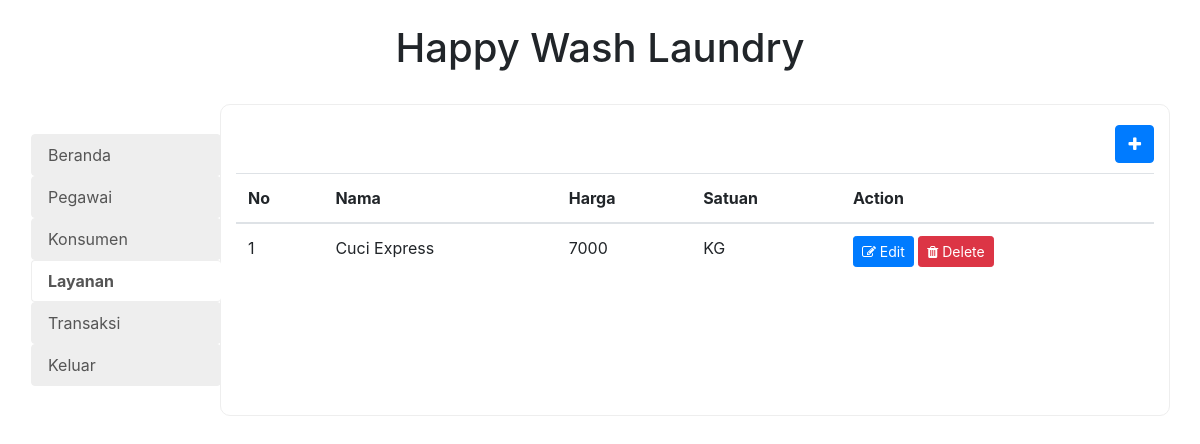
The page /layanan.php (signed in) on the database as committed earlier.
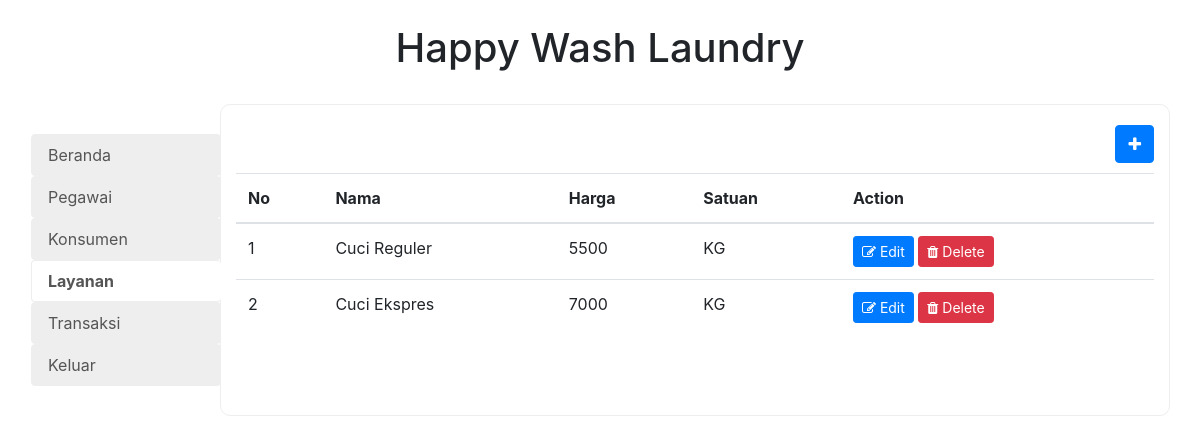
The same page on the database as committed later.
### tables this page shows
CREATE TABLE `layanan` (
  `id` int(11) NOT NULL,
  `nama` varchar(50) NOT NULL,
  `harga` int(11) NOT NULL,
  `satuan` varchar(10) NOT NULL
);

### lib/url.php (called while the page is built, shortened)
<?php
function currScript(){
    $scriptArr = explode("/",$_SERVER['SCRIPT_NAME']);
    return $scriptArr[count($scriptArr) - 1];
}
?>

### src/layanan.php (called while the page is built, shortened)
<?php
    $layanan = [];
    $layananQuery = $db->query("SELECT * FROM layanan ;");
    while($r = $layananQuery->fetch_object())
        $layanan[] = $r;
?>

### views/layanan.php (the view)
<?php
require_once "partials/header.php";
require_once "partials/navbar.php";
?>
<br />
<div class="container">
    <div class="row">
        <div class="col-2 col-lg-2 col-md-2 no-padding my-menu">
            <?php require_once "partials/menu.php";  ?>
        </div>
        <div class="col-10 col-lg-10 col-md-10 my-content">
            <div class="pull-right space-bottom">
                <a class="btn btn-primary" href="?action=add" role="button"><i class="fa fa-plus"></i></a>
            </div>
            <table class="table">
                <thead>
                    <tr>
                        <th>No</th>
                        <th>Nama</th>
                        <th>Harga</th>
                        <th>Satuan</th>
                        <th>Action</th>
                    </tr>
                </thead>
                <tbody>
                <?php $i = 1; foreach($layanan as $r): ?>
                    <tr>
                        <td scope="row"><?php echo $i++; ?></td>
                        <td><?php echo $r->nama; ?></td>
                        <td><?php echo $r->harga; ?></td>
                        <td><?php echo $r->satuan; ?></td>
                        <td>
                            <a class="btn btn-primary btn-sm" href="?id=<?php echo $r->id ?>&action=edit" role="button"><i class="fa fa-edit"></i> Edit</a>
                            <a class="btn btn-danger btn-sm" href="?id=<?php echo $r->id ?>&action=delete" role="button" onclick="return confirm('Yakin akan menghapus data ini?')"><i class="fa fa-trash"></i> Delete</a>
                        </td>
                    </tr>
                <?php endforeach ?>
                </tbody>
            </table>
        </div>
    </div>
</div>
<?php require_once "partials/footer.php"; ?>

### views/partials/menu.php
<?php
    $menus = [
        "index.php" => "Beranda",
        "pegawai.php" => "Pegawai",
        "konsumen.php" => "Konsumen",
        "layanan.php" => "Layanan",
        "transaksi.php" => "Transaksi",
        "logout.php" => "Keluar",
    ];
?>
<div class="nav flex-column nav-pills"role="tablist" aria-orientation="vertical">
    <?php foreach($menus as $file => $menuName):?>
        <a class="nav-link <?php echo $file == currScript() ? "active" : ""; ?>" href="<?php echo $file ?>" role="tab"><?php echo $menuName ?></a>
    <?php endforeach; ?>
</div>

Rows that differ between the two databases and show on the page:
changed layanan: nama "Cuci Express" → "Cuci Reguler"; harga "7000" → "5500"
added layanan: nama "Cuci Ekspres", harga "7000", satuan "KG"
